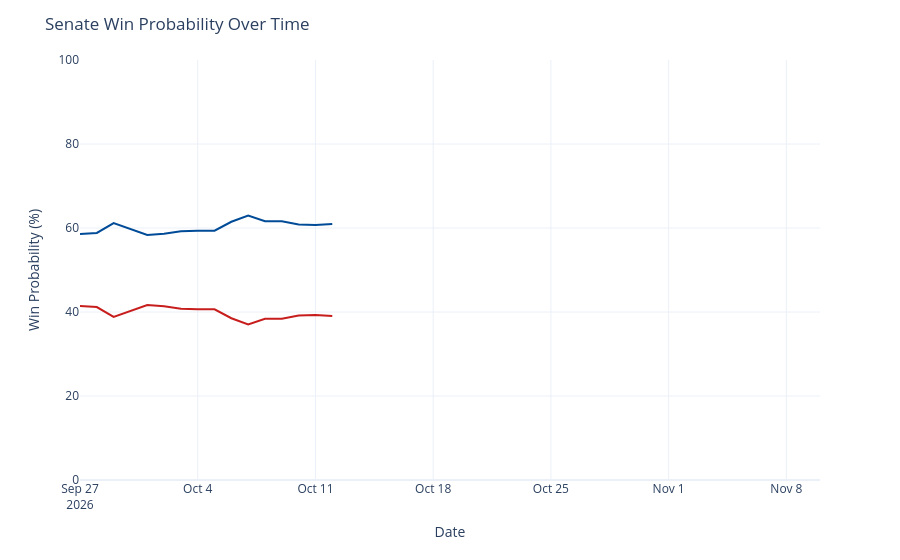

The notebook cell this image was saved under:
### Code cell
chance_over_time = output_ts[(output_ts['geo'] == 'US Senate') &
                             (output_ts['type'] == 'chance')]
chance_over_time['rep_chance'] = chance_over_time['y'].map(lambda x: 100 - x)
chance_over_time = chance_over_time.rename({'y': 'Democrats', 'rep_chance': 'Republicans'}, axis=1)
chance_time_ser = px.line(chance_over_time, x='date', y=['Democrats', 'Republicans'], template='plotly_white',
                         color_discrete_map={'Democrats': '#004b97', 'Republicans': '#c71e1d'},)
chance_time_ser.update_traces(hovertemplate="%{y:.1f}%")
chance_time_ser.update_layout(
    xaxis=dict(range=[pd.to_datetime('2026-09-27'), pd.to_datetime('2026-11-10')]),
    yaxis=dict(range=[0, 100]),
    xaxis_title='Date',
    yaxis_title='Win Probability (%)',
    title=dict(text="Senate Win Probability Over Time"),
    hovermode="x",
    showlegend=False
)
chance_time_ser

### Figure 1 — Plotly figure (JSON) as saved in the notebook; plotly's stock layout.template omitted (floating-point values rounded to 4 significant figures)
{"data": [{"hovertemplate": "%{y:.1f}%", "legendgroup": "Democrats", "line": {"color": "#004b97", "dash": "solid"}, "marker": {"symbol": "circle"}, "mode": "lines", "name": "Democrats", "orientation": "v", "showlegend": true, "type": "scatter", "x": ["2026-09-27", "2026-09-28", "2026-09-29", "2026-09-30", "2026-10-01", "2026-10-02", "2026-10-03", "2026-10-04", "2026-10-05", "2026-10-06", "2026-10-07", "2026-10-08", "2026-10-09", "2026-10-10", "2026-10-11", "2026-10-12"], "xaxis": "x", "y": [58.6, 58.83, 61.17, 59.8, 58.36, 58.64, 59.21, 59.34, 59.36, 61.49, 62.99, 61.61, 61.59, 60.85, 60.69, 60.92], "yaxis": "y"}, {"hovertemplate": "%{y:.1f}%", "legendgroup": "Republicans", "line": {"color": "#c71e1d", "dash": "solid"}, "marker": {"symbol": "circle"}, "mode": "lines", "name": "Republicans", "orientation": "v", "showlegend": true, "type": "scatter", "x": ["2026-09-27", "2026-09-28", "2026-09-29", "2026-09-30", "2026-10-01", "2026-10-02", "2026-10-03", "2026-10-04", "2026-10-05", "2026-10-06", "2026-10-07", "2026-10-08", "2026-10-09", "2026-10-10", "2026-10-11", "2026-10-12"], "xaxis": "x", "y": [41.4, 41.17, 38.83, 40.2, 41.64, 41.36, 40.79, 40.66, 40.64, 38.51, 37.01, 38.39, 38.41, 39.15, 39.31, 39.08], "yaxis": "y"}], "layout": {"hovermode": "x", "legend": {"title": {"text": "variable"}, "tracegroupgap": 0}, "margin": {"t": 60}, "showlegend": false, "title": {"text": "Senate Win Probability Over Time"}, "xaxis": {"anchor": "y", "domain": [0, 1], "range": ["2026-09-27T00:00:00", "2026-11-10T00:00:00"], "title": {"text": "Date"}}, "yaxis": {"anchor": "x", "domain": [0, 1], "range": [0, 100], "title": {"text": "Win Probability (%)"}}}}
